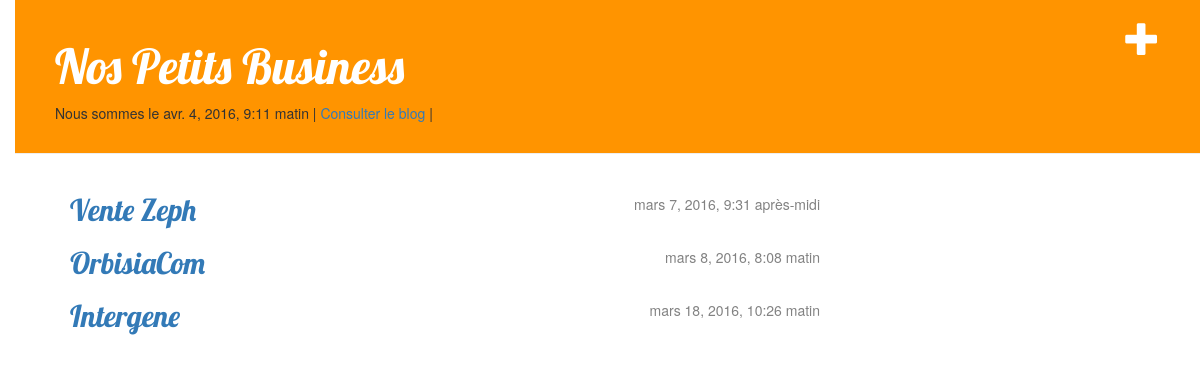
The page / on the database its author committed.
### boite/models.py (models this page shows, shortened)
class Entreprise(models.Model):
    raison_sociale = models.CharField(max_length=42)
    secteur_activite = models.ForeignKey('Secteur_Activ')	# Liaison avec le modèle Secteur_Activ
    metier_ent = models.ForeignKey('Metier_Activ')		# Liaison avec le modèle Metier_Activ
    logo = models.ImageField(upload_to="logos/", null=True)     # Dossier des logos
    image = models.ImageField(upload_to="photos/", null=True)   # Dossier des logos
    forme_juridique = models.ForeignKey('Forme_Juri')		# Liaison avec le modèle Forme_Juri
    adresse_postale = models.ForeignKey('Adresse_Post', null=True)		# Liaison avec le modèle Adresse_Post
    telephone = models.CharField(max_length=15, null=True)
    fax = models.CharField(max_length=15, null=True)
    responsable = models.ForeignKey('Respon_Boite')		# Liaison avec le modèle Respon_Boite
    date_creation = models.DateTimeField(auto_now=False,
                                verbose_name="Date de creation", null=True)
    description_resume = models.TextField(null=True)
    description = models.TextField(null=True)
    registre_commerce = models.CharField(max_length=42)
    adresse_mail = models.CharField(max_length=81)
    site_web = models.CharField(max_length=100, null=True)
    evenement_entr = models.ForeignKey('Evenement', null=True)		# Evénement de l'entreprise

### boite/views.py (the view)
# urls.py: url(r'^$', views.entr_list, name='home'),
def entr_list(request):
    entrs = Entreprise.objects.all().order_by('date_creation')
    return render(request, 'boite/entr_list.html', {'entrs': entrs, 'date': datetime.now()})

### boite/templates/boite/entr_list.html
{% extends 'boite/base.html' %}
{% block content %}
    {% for entr in entrs %}
        <div class="entr">
            <div class="date">
                {{ entr.date_creation }}
            </div>
            <h2><a href="{% url 'entr_detail' pk=entr.pk %}">{{ entr.raison_sociale }}</a></h2>
        </div>
    {% endfor %}
{% endblock content %}

### boite/templates/boite/base.html (shortened to what this page needs)
{% load staticfiles %}
<html>
    <head>
        <link rel="stylesheet" href="//maxcdn.bootstrapcdn.com/bootstrap/3.2.0/css/bootstrap.min.css">
        <link rel="stylesheet" href="//maxcdn.bootstrapcdn.com/bootstrap/3.2.0/css/bootstrap-theme.min.css">
        <link rel="stylesheet" href="{% static 'css/boite.css' %}">
    </head>
    <body>
        <div class="page-header">
            <a href="" class="top-menu"><span class="glyphicon glyphicon-plus"></span></a>
            <h1><a href="/">Nos Petits Business</a></h1>
            <p>Nous sommes le {{ date }}  | <a href="/new_blog">Consulter le blog</a>
             |
       </div>
        <div class="content container">
            <div class="row">
                <div class="col-md-8">
                    {% block content %}
                    {% endblock %}
                </div>
            </div>
        </div>
    </body>
</html>

### boite/static/css/boite.css (style rules this page uses)
h1 a { color: #FCA205; font-family: 'Lobster'; }
body { padding-left: 15px; }
.page-header { background-color: #ff9400; margin-top: 0; padding: 20px 20px 20px 40px; }
.page-header h1, .page-header h1 a, .page-header h1 a:visited, .page-header h1 a:active { color: #ffffff; font-size: 36pt; text-decoration: none; }
.content { margin-left: 40px; }
h1, h2, h3, h4 { font-family: 'Lobster', cursive; }
.date { float: right; color: #828282; }
.top-menu, .top-menu:hover, .top-menu:visited { color: #ffffff; float: right; font-size: 26pt; margin-right: 20px; }

### rows shown on the page
Entreprise: date_creation "mars 7, 2016, 9:31 après-midi", raison_sociale "Vente Zeph"
Entreprise: date_creation "mars 8, 2016, 8:08 matin", raison_sociale "OrbisiaCom"
Entreprise: date_creation "mars 18, 2016, 10:26 matin", raison_sociale "Intergene"
